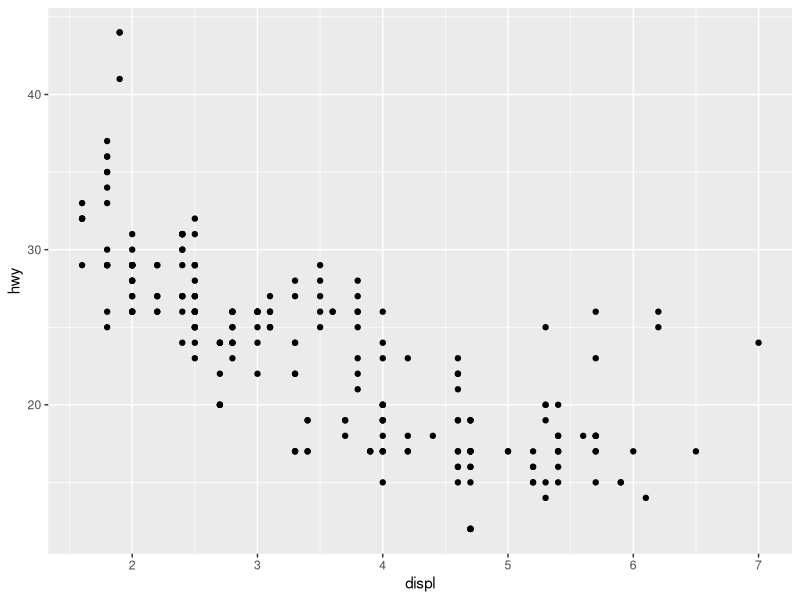
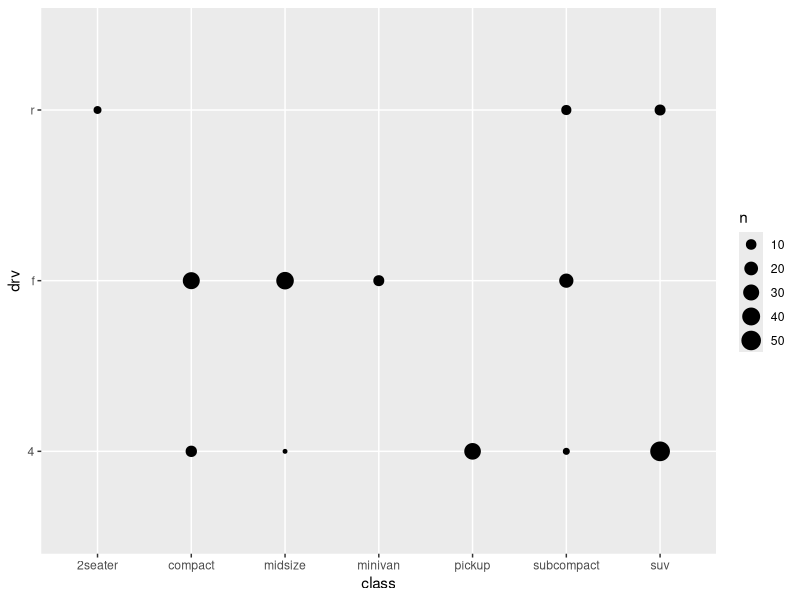
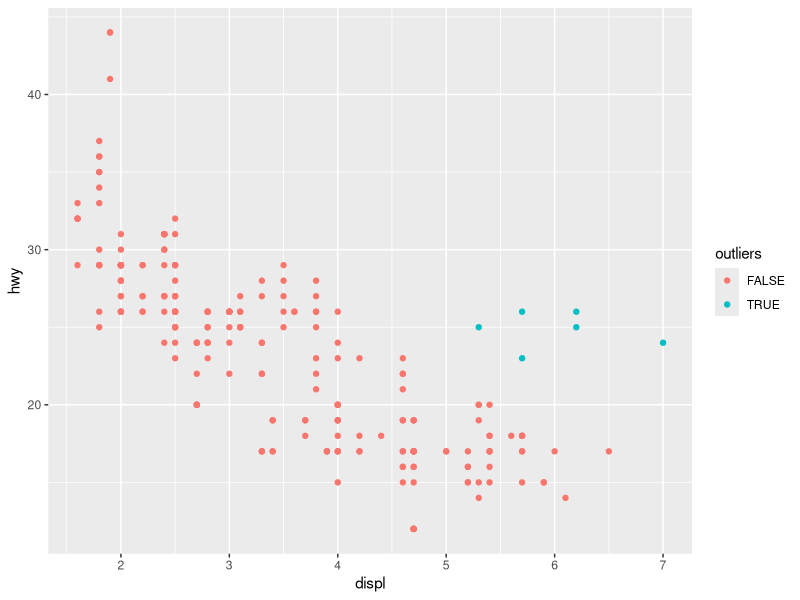
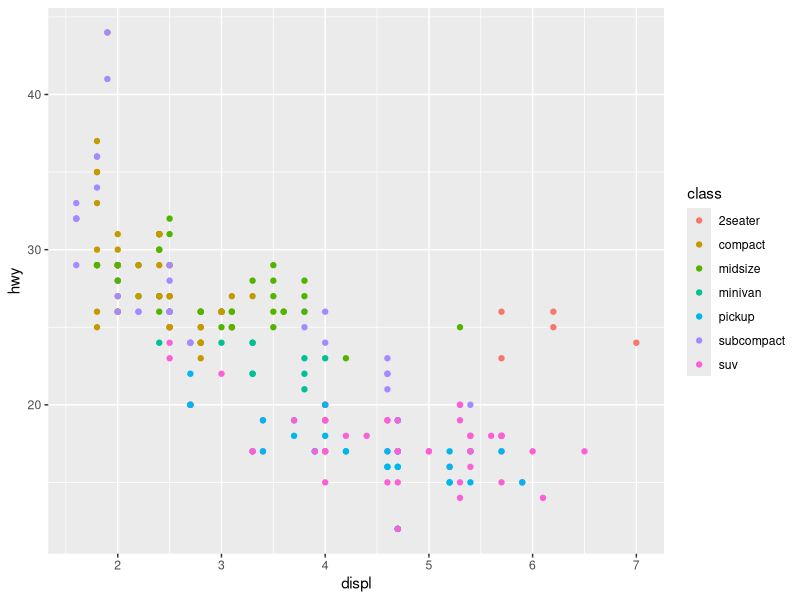
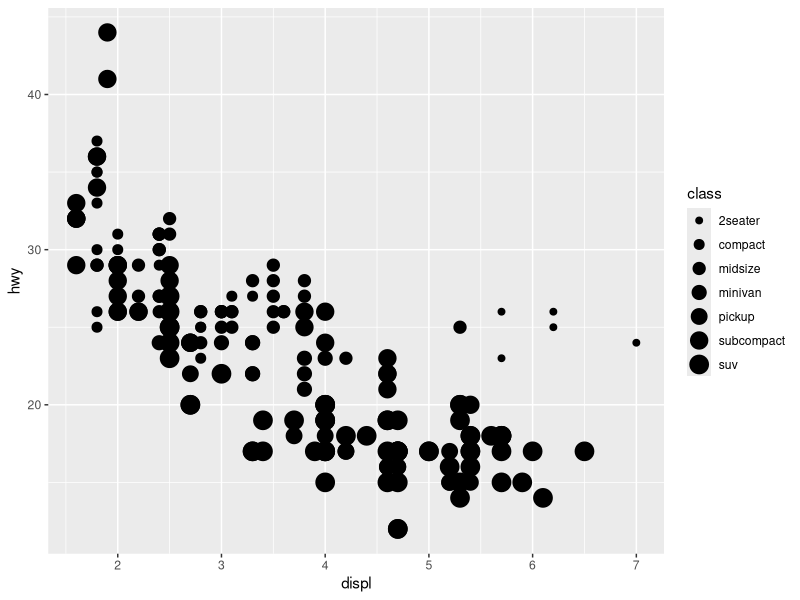
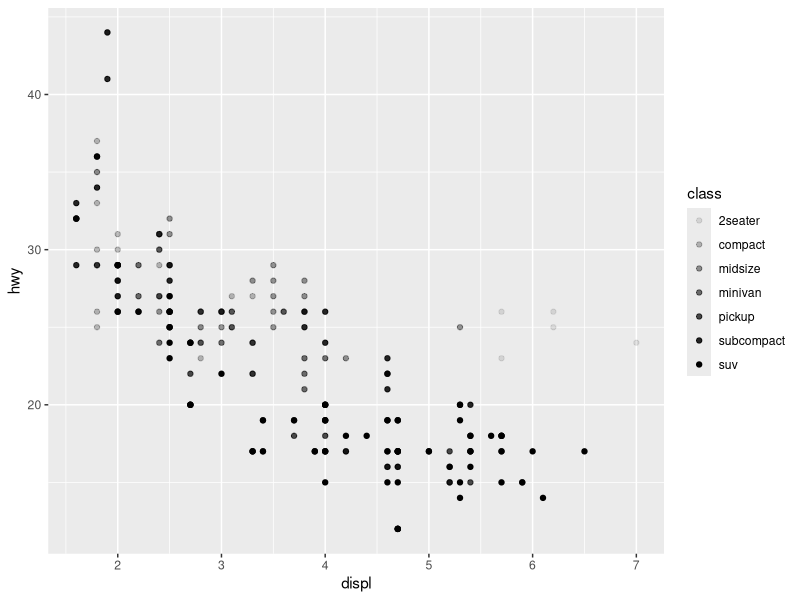
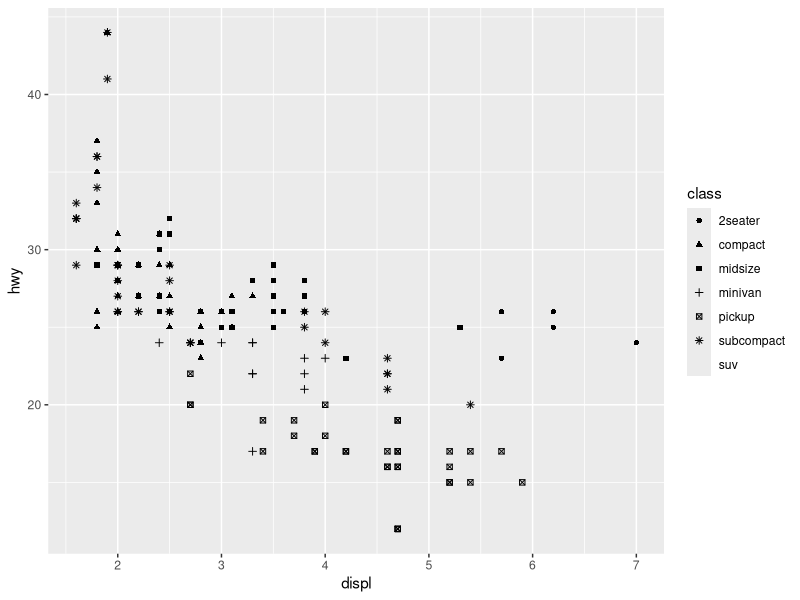
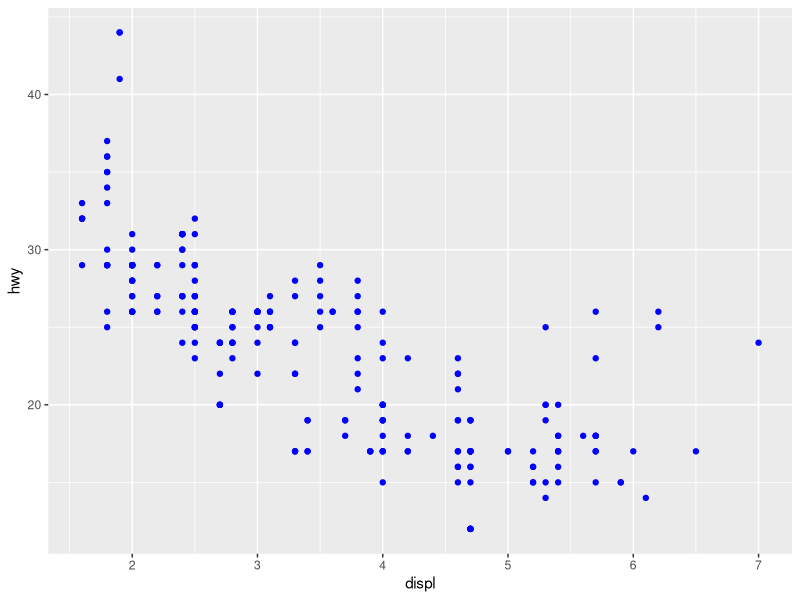

These charts were generated, in order, by the following R code: (Note: this script raises an error after producing the figures.)
library(tidyverse)

# Do cars with big engines use more fuel than cars with small engines?

ggplot2::mpg
?mpg
View(mpg)

ggplot(data = mpg) + 
  geom_point(mapping = aes(x = displ, y = hwy))

# ggplot(data = <DATA>) + 
# <GEOM_FUNCTION>(mapping = aes(<MAPPINGS>))

### EXERCISES
# - Run ggplot(data = mpg). What do you see?
# - How many rows are in mpg? How many columns?
# - What does the drv variable describe? Read the help for ?mpg to find out.
# - Make a scatterplot of hwy vs cyl.
# - What happens if you make a scatterplot of class vs drv? Why is the plot not useful?

# solution extra
ggplot(data = mpg) + 
  geom_count(mapping = aes(x = class, y = drv))

# next part, observe outliers

outliers <- (mpg$hwy > 20) & (mpg$displ > 5)
ggplot(mpg, aes(x = displ, y = hwy, colour = outliers)) +
  geom_point()

# aesthetics 
ggplot(data = mpg) + 
  geom_point(mapping = aes(x = displ, y = hwy, color = class))

# other options?

ggplot(data = mpg) + 
  geom_point(mapping = aes(x = displ, y = hwy, size = class))

ggplot(data = mpg) + 
  geom_point(mapping = aes(x = displ, y = hwy, alpha = class))

ggplot(data = mpg) + 
  geom_point(mapping = aes(x = displ, y = hwy, shape = class))

ggplot(data = mpg) + 
  geom_point(mapping = aes(x = displ, y = hwy), color = "blue")

### EXERCISES
# What’s gone wrong with this code? Why are the points not blue?
ggplot(data = mpg) + 
  geom_point(mapping = aes(x = displ, y = hwy, color = "blue"))

# Which variables in mpg are categorical? Which variables are continuous? (Hint: type ?mpg to read the documentation for the dataset). How can you see this information when you run mpg?
# Map a continuous variable to color, size, and shape. How do these aesthetics behave differently for categorical vs. continuous variables?
# What happens if you map the same variable to multiple aesthetics?
# What does the stroke aesthetic do? What shapes does it work with? (Hint: use ?geom_point)
# What happens if you map an aesthetic to something other than a variable name, like aes(colour = displ < 5)? Note, you’ll also need to specify x and y.

# Extra solutions
glimpse(mpg)
ggplot(mtcars, aes(wt, mpg)) +
  geom_point(shape = 21, colour = "black", fill = "white", size = 5, stroke = 5)

# Facets

ggplot(data = mpg) + 
  geom_point(mapping = aes(x = displ, y = hwy)) + 
  facet_wrap(~ class, nrow = 2)

ggplot(data = mpg) + 
  geom_point(mapping = aes(x = displ, y = hwy)) + 
  facet_grid(drv ~ cyl)

## GEOMs

# What's the difference?

ggplot(data = mpg) + 
  geom_point(mapping = aes(x = displ, y = hwy))

ggplot(data = mpg) + 
  geom_smooth(mapping = aes(x = displ, y = hwy))

# different line-type

ggplot(data = mpg) + 
  geom_smooth(mapping = aes(x = displ, y = hwy, linetype = drv))

# groups and legends

ggplot(data = mpg) +
  geom_smooth(mapping = aes(x = displ, y = hwy))

ggplot(data = mpg) +
  geom_smooth(mapping = aes(x = displ, y = hwy, group = drv))

ggplot(data = mpg) +
  geom_smooth(
    mapping = aes(x = displ, y = hwy, color = drv),
    show.legend = FALSE
  )

# Two geoms

ggplot(data = mpg) + 
  geom_point(mapping = aes(x = displ, y = hwy)) +
  geom_smooth(mapping = aes(x = displ, y = hwy))

# but avoid code duplication

ggplot(data = mpg, mapping = aes(x = displ, y = hwy)) + 
  geom_point() + 
  geom_smooth()

# possible to overwrite global settings for individual layer

ggplot(data = mpg, mapping = aes(x = displ, y = hwy)) + 
  geom_point(mapping = aes(color = class)) + 
  geom_smooth()

ggplot(mpg, aes(x = displ, y = hwy)) + 
  geom_point(aes(color = drv)) + 
  geom_smooth(aes(color = drv, linetype = drv))

#change data for geoms
ggplot(data = mpg, mapping = aes(x = displ, y = hwy)) + 
  geom_point(mapping = aes(color = class)) + 
  geom_smooth(data = filter(mpg, class == "subcompact"), se = FALSE)

### EXERCISES
# - What geom would you use to draw a line chart? A boxplot? A histogram? An area chart?
# - Run this code in your head and predict what the output will look like. Then, run the code in R and check your predictions.

ggplot(data = mpg, mapping = aes(x = displ, y = hwy, color = drv)) + 
  geom_point() + 
  geom_smooth(aes(linetype = drv), se = FALSE)

# - What does show.legend = FALSE mean? What happens if you remove it? 

ggplot(data = mpg) +
  geom_smooth(
    mapping = aes(x = displ, y = hwy, color = drv),
    show.legend = FALSE
  )

# - What does the se argument to geom_smooth() do?
# - Reproduce the graphs of the exercise slide.

# mulitplots

p1 <- ggplot(data = mpg) + 
  geom_point(mapping = aes(x = displ, y = hwy)) +
  geom_smooth(mapping = aes(x = displ, y = hwy))

p2 <- ggplot(data = mpg, mapping = aes(x = displ, y = hwy)) + 
  geom_point() + 
  geom_smooth()

multiplot(p1, p2)
library(gridExtra)
grid.arrange(p1, p2, nrow = 2)

## Statistical Transformation

ggplot(data = diamonds) + 
  geom_bar(mapping = aes(x = cut))

diamonds
table(diamonds$cut)

# bar charts, histograms, and frequency polygons bin your data and then plot bin counts, the number of points that fall in each bin.
# smoothers fit a model to your data and then plot predictions from the model.
# boxplots compute a robust summary of the distribution and then display a specially formatted box.
?geom_bar

ggplot(data = diamonds) + 
  stat_count(mapping = aes(x = cut))

demo <- table(diamonds$cut) %>% as.data.frame %>% as_tibble
demo

ggplot(demo) +
  geom_bar(aes(x = Var1, y = Freq), stat = "identity")

ggplot(data = diamonds) + 
  geom_bar(mapping = aes(x = cut, y = ..prop.., group = 1))

ggplot(data = diamonds) + 
  stat_summary(
    mapping = aes(x = cut, y = depth),
    fun.ymin = min,
    fun.ymax = max,
    fun.y = median
  )

### EXERCISES

# What is the default geom associated with stat_summary()? How could you rewrite the previous plot to use that geom function instead of the stat function?
# What does geom_col() do? How is it different to geom_bar()?
# What variables does stat_smooth() compute? What parameters control its behaviour?
# n our proportion bar chart, we need to set group = 1. Why? In other words what is the problem with these two graphs?

ggplot(data = diamonds) + 
  geom_bar(mapping = aes(x = cut, y = ..prop..))
ggplot(data = diamonds) + 
  geom_bar(mapping = aes(x = cut, fill = color, y = ..prop..))


## Position Adjustments

ggplot(data = diamonds) + 
  geom_bar(mapping = aes(x = cut, colour = cut))
ggplot(data = diamonds) + 
  geom_bar(mapping = aes(x = cut, fill = cut))
ggplot(data = diamonds) + 
  geom_bar(mapping = aes(x = cut, fill = clarity))

# PA "identity"
ggplot(data = diamonds, mapping = aes(x = cut, fill = clarity)) + 
  geom_bar(alpha = 1/5, position = "identity")
ggplot(data = diamonds, mapping = aes(x = cut, colour = clarity)) + 
  geom_bar(fill = NA, position = "identity")

# PA "fill"
ggplot(data = diamonds) + 
  geom_bar(mapping = aes(x = cut, fill = clarity), position = "fill")

# PA "dodge"
ggplot(data = diamonds) + 
  geom_bar(mapping = aes(x = cut, fill = clarity), position = "dodge")

# PA "jitter"

ggplot(data = mpg) + 
  geom_point(mapping = aes(x = displ, y = hwy))
ggplot(data = mpg) + 
  geom_point(mapping = aes(x = displ, y = hwy), position = "jitter")

# ggplot2 comes with a shorthand for geom_point(position = "jitter"): geom_jitter()


### EXERCISES

# What is the problem with this plot? How could you improve it?
ggplot(data = mpg, mapping = aes(x = cty, y = hwy)) + 
  geom_point()
# What parameters to geom_jitter() control the amount of jittering?
# Compare and contrast geom_jitter() with geom_count()
# What’s the default position adjustment for geom_boxplot()? Create a visualization of the mpg dataset that demonstrates it.


## Coordinate System

# flip
ggplot(data = mpg, mapping = aes(x = class, y = hwy)) + 
  geom_boxplot()
ggplot(data = mpg, mapping = aes(x = class, y = hwy)) + 
  geom_boxplot() +
  coord_flip()

#map

italy <- map_data("italy")

ggplot(italy, aes(long, lat, group = group)) +
  geom_polygon(fill = "white", colour = "black")

ggplot(italy, aes(long, lat, group = group)) +
  geom_polygon(fill = "white", colour = "black") +
  coord_quickmap()

# polar

bar <- ggplot(data = diamonds) + 
  geom_bar(
    mapping = aes(x = cut, fill = cut), 
    show.legend = FALSE,
    width = 1
  ) + 
  theme(aspect.ratio = 1) +
  labs(x = NULL, y = NULL)

bar + coord_flip()
bar + coord_polar()

### Exercises
# Turn a stacked bar chart into a pie chart using coord_polar().
# What does the plot below tell you about the relationship between city and highway mpg? Why is coord_fixed() important? What does geom_abline() do?
ggplot(data = mpg, mapping = aes(x = cty, y = hwy)) +
  geom_point() +
  geom_abline() +
  coord_fixed()

## ggplot2

# don't run

# ggplot(data = <DATA>) + 
#  <GEOM_FUNCTION>(
#    mapping = aes(<MAPPINGS>),
#    stat = <STAT>, 
#    position = <POSITION>
#  ) +
#  <COORDINATE_FUNCTION> +
#  <FACET_FUNCTION>
